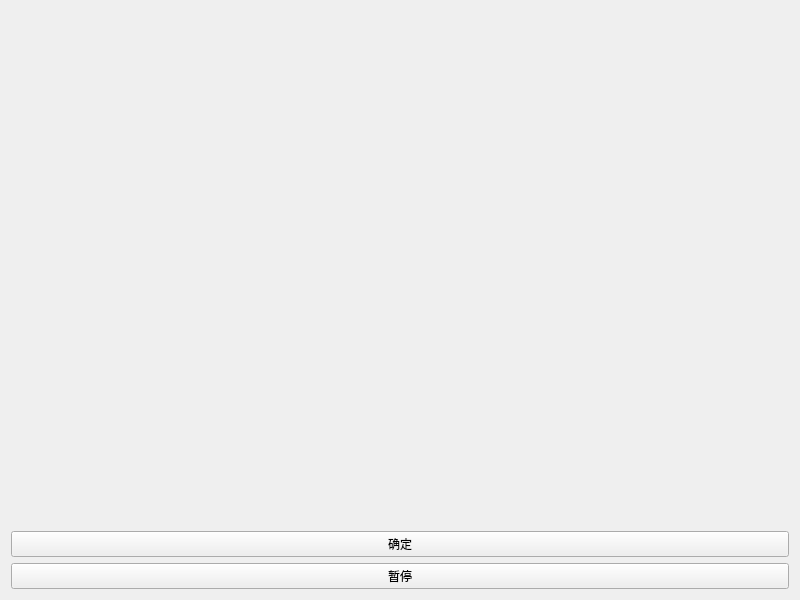
<?xml version="1.0" encoding="UTF-8"?>
<ui version="4.0">
 <class>Widget</class>
 <widget class="QWidget" name="Widget">
  <property name="geometry">
   <rect>
    <x>0</x>
    <y>0</y>
    <width>800</width>
    <height>600</height>
   </rect>
  </property>
  <property name="windowTitle">
   <string>Widget</string>
  </property>
  <layout class="QVBoxLayout" name="verticalLayout">
   <item>
    <widget class="QLabel" name="photo_label">
     <property name="text">
      <string/>
     </property>
     <property name="scaledContents">
      <bool>true</bool>
     </property>
     <property name="alignment">
      <set>Qt::AlignmentFlag::AlignCenter</set>
     </property>
    </widget>
   </item>
   <item>
    <widget class="QPushButton" name="commit_Button">
     <property name="text">
      <string>确定</string>
     </property>
    </widget>
   </item>
   <item>
    <widget class="QPushButton" name="stop_Button">
     <property name="text">
      <string>暂停</string>
     </property>
    </widget>
   </item>
  </layout>
 </widget>
 <resources/>
 <connections/>
</ui>
